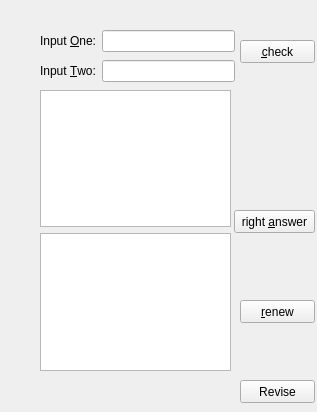
<?xml version="1.0" encoding="UTF-8"?>
<ui version="4.0">
 <class>wordInput</class>
 <widget class="QWidget" name="wordInput">
  <property name="geometry">
   <rect>
    <x>0</x>
    <y>0</y>
    <width>317</width>
    <height>412</height>
   </rect>
  </property>
  <property name="windowTitle">
   <string>WordInput</string>
  </property>
  <widget class="QPushButton" name="pushButton">
   <property name="geometry">
    <rect>
     <x>240</x>
     <y>40</y>
     <width>75</width>
     <height>23</height>
    </rect>
   </property>
   <property name="text">
    <string>&amp;check</string>
   </property>
  </widget>
  <widget class="QPushButton" name="pushButton_2">
   <property name="geometry">
    <rect>
     <x>234</x>
     <y>210</y>
     <width>81</width>
     <height>23</height>
    </rect>
   </property>
   <property name="text">
    <string>right &amp;answer</string>
   </property>
  </widget>
  <widget class="QPushButton" name="pushButton_3">
   <property name="geometry">
    <rect>
     <x>240</x>
     <y>300</y>
     <width>75</width>
     <height>23</height>
    </rect>
   </property>
   <property name="text">
    <string>&amp;renew</string>
   </property>
  </widget>
  <widget class="QWidget" name="layoutWidget">
   <property name="geometry">
    <rect>
     <x>40</x>
     <y>30</y>
     <width>195</width>
     <height>22</height>
    </rect>
   </property>
   <layout class="QHBoxLayout" name="horizontalLayout">
    <item>
     <widget class="QLabel" name="label">
      <property name="text">
       <string>Input &amp;One:</string>
      </property>
      <property name="buddy">
       <cstring>lineEdit</cstring>
      </property>
     </widget>
    </item>
    <item>
     <widget class="QLineEdit" name="lineEdit"/>
    </item>
   </layout>
  </widget>
  <widget class="QWidget" name="layoutWidget">
   <property name="geometry">
    <rect>
     <x>40</x>
     <y>60</y>
     <width>195</width>
     <height>22</height>
    </rect>
   </property>
   <layout class="QHBoxLayout" name="horizontalLayout_2">
    <item>
     <widget class="QLabel" name="label_2">
      <property name="text">
       <string>Input &amp;Two:</string>
      </property>
      <property name="buddy">
       <cstring>lineEdit_2</cstring>
      </property>
     </widget>
    </item>
    <item>
     <widget class="QLineEdit" name="lineEdit_2"/>
    </item>
   </layout>
  </widget>
  <widget class="QWidget" name="layoutWidget">
   <property name="geometry">
    <rect>
     <x>40</x>
     <y>90</y>
     <width>191</width>
     <height>281</height>
    </rect>
   </property>
   <layout class="QVBoxLayout" name="verticalLayout">
    <item>
     <widget class="QTextEdit" name="textEdit"/>
    </item>
    <item>
     <widget class="QTextEdit" name="textEdit_2"/>
    </item>
   </layout>
  </widget>
  <widget class="QPushButton" name="pushButton_4">
   <property name="geometry">
    <rect>
     <x>240</x>
     <y>380</y>
     <width>75</width>
     <height>23</height>
    </rect>
   </property>
   <property name="text">
    <string>Revise</string>
   </property>
  </widget>
 </widget>
 <tabstops>
  <tabstop>lineEdit</tabstop>
  <tabstop>lineEdit_2</tabstop>
  <tabstop>pushButton</tabstop>
  <tabstop>pushButton_2</tabstop>
  <tabstop>pushButton_3</tabstop>
  <tabstop>textEdit</tabstop>
  <tabstop>textEdit_2</tabstop>
 </tabstops>
 <resources/>
 <connections/>
</ui>
